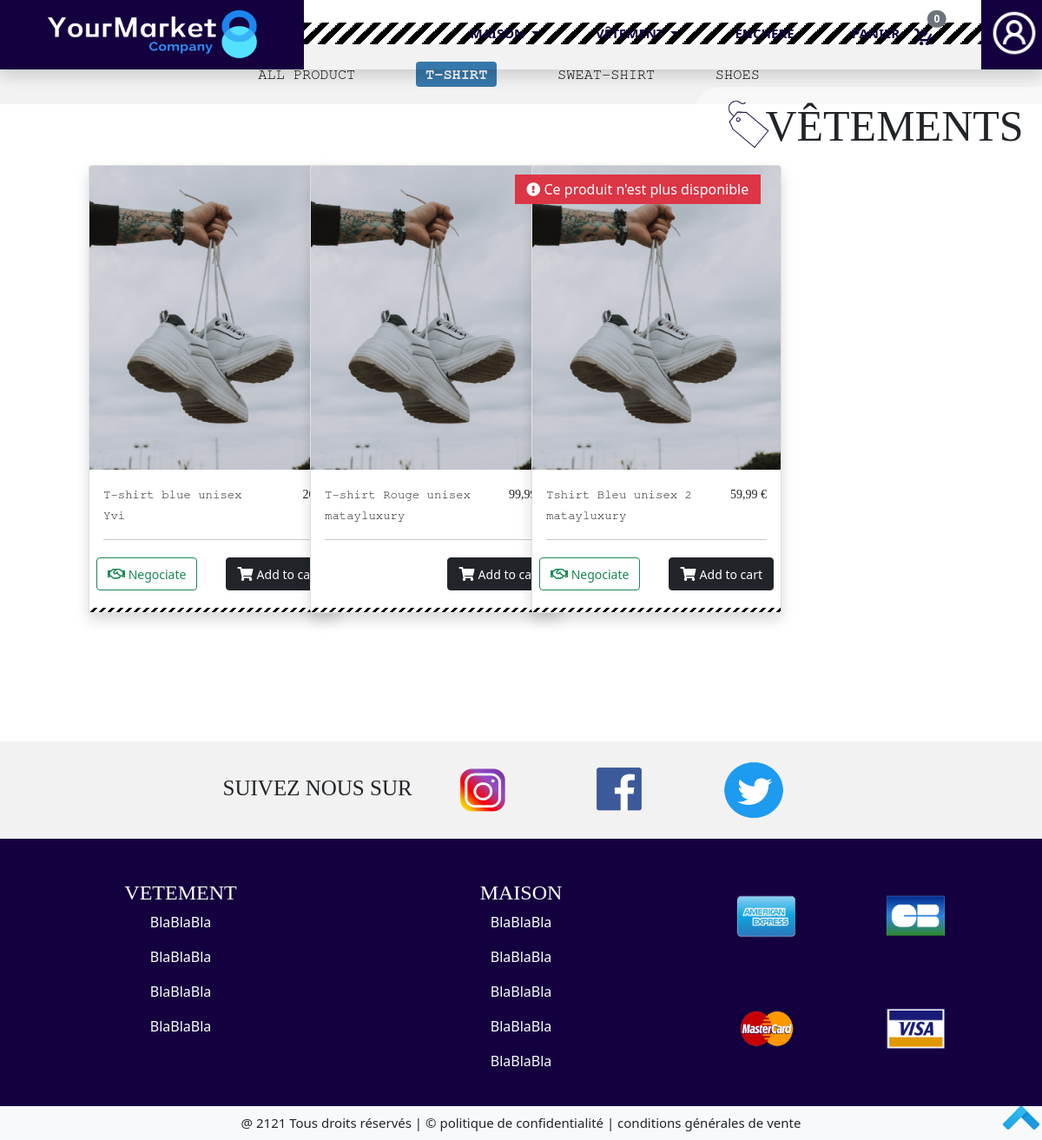
Screenshot of /Front/Acheteur/page-vetements-tshirt.php with the database file from the repository.
### tables this page shows
CREATE TABLE IF NOT EXISTS `item` (
  `id_item` int(11) NOT NULL AUTO_INCREMENT,
  `id_seller` int(11) NOT NULL,
  `price` varchar(15) NOT NULL,
  `name` varchar(20) NOT NULL,
  `category` varchar(255) NOT NULL,
  `subcategory` varchar(255) NOT NULL,
  `quantity` varchar(15) NOT NULL,
  `description` text NOT NULL,
  `photo` varchar(255) NOT NULL,
  `is_bidding` tinyint(4) NOT NULL DEFAULT '0',
  `is_negotiated` tinyint(4) NOT NULL DEFAULT '0',
  `is_buying` tinyint(4) NOT NULL DEFAULT '0',
  PRIMARY KEY (`id_item`),
  KEY `id_item` (`id_item`),
  KEY `id_seller` (`id_seller`)
);

CREATE TABLE IF NOT EXISTS `seller` (
  `id_seller` int(11) NOT NULL AUTO_INCREMENT,
  `brand` varchar(30) NOT NULL,
  `profil_picture` varchar(255) NOT NULL,
  `background` varchar(255) NOT NULL,
  `phone` varchar(255) NOT NULL,
  `email` varchar(255) NOT NULL,
  `passworde` varchar(255) NOT NULL,
  PRIMARY KEY (`id_seller`),
  KEY `id_seller` (`id_seller`)
);

### Front/Acheteur/page-vetements-tshirt.php (the view, shortened to what this page needs)
<?php
    require "head.php";
        include("../../Bdd/cnx.php");
        $queryCountItems = mysqli_query($con, "select count(id_item) as total from item where category='Vetement' and subcategory='tshirt'");
        $queryAllItems = mysqli_query($con, "select name, price , brand,subcategory, quantity, description,photo, is_negotiated, is_bidding from item,seller where seller.id_seller=item.id_seller and category='Vetement'and subcategory='tshirt'");
?>
<div class="vetement_general">
    <div class="deco_marque_general position-absolute position-absolute top-0 end-0">
        <img class="img_icon_sale position-absolute top-50 start-0 translate-middle-y" src="../../Image/icon_sale.png" alt="icon_sale">
        <p class="texte_deco_marque_general texte_style text-uppercase position-absolute top-50 start-50 translate-middle">vêtements</p>
    </div>
    <div class="class_separation"></div>
</div>
<div class="vetement_details" id="menuCatVetement">
    <div class="navbar_vetement">
            <ul class="navbar_listeVendeur_details detail_style centrer">
                    <li><a href="page-vetements.php#menuCatVetement" class="text-uppercase">All product</a> </li>
                    <li><a href="page-vetements-tshirt.php#menuCatVetement" class="badge text-uppercase bg_blue1 text-light">T-shirt</a></li>
                    <li><a href="page-vetements-sweat.php#menuCatVetement" class="text-uppercase">Sweat-shirt</a></li>
                    <li><a href="page-vetements-shoes.php#menuCatVetement" class="text-uppercase">Shoes</a></li>
                </ul>
    </div>
</div>
<div class="maison_liste_total row">
    <div class="col-1"></div>
    <div class="col-10">
        <div class="row">
        <?php
        if($row = mysqli_fetch_assoc($queryCountItems)){
            $total = $row['total'];
            for ($i=0; $i<=$total;$i++){
                if($rowAllItems = mysqli_fetch_assoc($queryAllItems)){
                    $nameItems = $rowAllItems['name'];
                    $prixItems = $rowAllItems['price'];
                    $brandItems = $rowAllItems['brand'];
                    $quantityCadre = $rowAllItems['quantity'];
                    $is_negotiated = $rowAllItems['is_negotiated'];
                    ?>
                    <div class="listeVendeur_un_par_un col-3 mb-5">
                        <div class="card shadow cardProduct" style="width: 18rem;" >
                            <img class="img_listeVendeur_logo card-img-top" src="../../Image/chaussure.png" alt="oreiller">
                            <div class="card-body">
                                <div class="row">
                                    <div class="col-md-9">
                                    <div class="detail_style_titre detail_style"><small><?php echo $nameItems ?></small></div>
                                <div class="detail_style_marque detail_style"><small><?php echo $brandItems ?></small></div>
                                    </div>
                                    <div class="col-md-3">
                                        <p href="#" class="detail_style_prix texte_style f_right"><small><?php echo $prixItems ?> €</small> </p>
                                    </div>
                                </div>
                                <hr>
                                <div class="row">
                                    <div class="col-6 p-1 m-0">
                                        <?php if($is_negotiated == 1){ ?>
                                            <button type="button" class="btn btn-outline-success" data-bs-toggle="modal" data-bs-target="#nego_prix_maison"> <i class="far fa-handshake"></i><small> Negociate</small></button>
                                        <?php } ?>
                                    </div>
                                    <div class="col-6  p-1 m-0">
                                        <button type="button" class="btn btn-dark f_right"> <i class="fas fa-shopping-cart"></i>    <small>Add to cart </small></button>
                                    </div>
                            </div>
                            <?php  if($quantityCadre == 0 ){?>
                                    <div class="card-badge bg-danger  pl-5"> &nbsp; <i class="fas fa-exclamation-circle"></i> Ce produit n'est plus disponible &nbsp;</div>
                            <?php }?>
                            </div>
                            <div class="class_separation2 w-100"></div>
                            </div>
                        </div>
            <?php
                }
            }
        }
        ?>
        </div>
    </div>
    <div class="col-1"></div>
</div>
<?php
    include("footer.php");
?>

### Lien/yourmarket.css (style rules this page uses)
.centrer { text-align: center; }
.texte_style { font-family: Impact, fantasy; }
.detail_style { font-family: FreeMono, monospace; }
.class_separation { width: 100%; height: 25px; background: linear-gradient(-45deg, black 25%, white 25%, white 50%, black 50%, black 75%, white 75%, white); background-size:20px 20px; }
.f_right { float: right!important; }
.bg_blue1 { background-color:#3678ab!important; }

### Lien/categorie.css (style rules this page uses)
.deco_marque_general { margin-top: 100px!important; background-color: rgb(255, 255, 255,0.5); width: 400px; height: 90px; border-radius: 30px 0 0 30px; }
.texte_deco_marque_general { font-size: 50px; margin-left: 30px!important; }
.img_icon_sale { float: left; width: 80px; height: 80px; margin-left: 20px!important; }
.navbar_vetement { background-color: #f2f2f2; }
.navbar_vetement { list-style-type: none; }
.maison_liste_total, .vetement_liste_total { margin-top: 70px!important; }
.class_separation2 { width: 250px; height: 5px; background: linear-gradient(-45deg, black 25%, white 25%, white 50%, black 50%, black 75%, white 75%, white); background-size:10px 10px; }
.cardProduct { position: relative; }
.cardProduct .card-badge { position: absolute; top:10px; left:-20px; padding:5px; color:white; transform:rotate(0deg); }

### Lien/article.css (style rules this page uses)
.navbar_listeVendeur_details li { display: inline-block; padding: 20px 0 20px 0; }
.navbar_listeVendeur_details li a { text-decoration: none; color: black; margin-right: 60px; font-size: 17px; }
.img_listeVendeur_logo { width: 250px; height: 350px; }

### rows the page displays
item: name "T-shirt blue unisex", id_seller.brand "Yvi", price "20…", is_negotiated 1 (drawn)
item: name "T-shirt Rouge unisex", id_seller.brand "matayluxury", price "99,99"
item: name "Tshirt Bleu unisex 2", id_seller.brand "matayluxury", price "59,99", is_negotiated 1 (drawn), quantity "0" (drawn)
